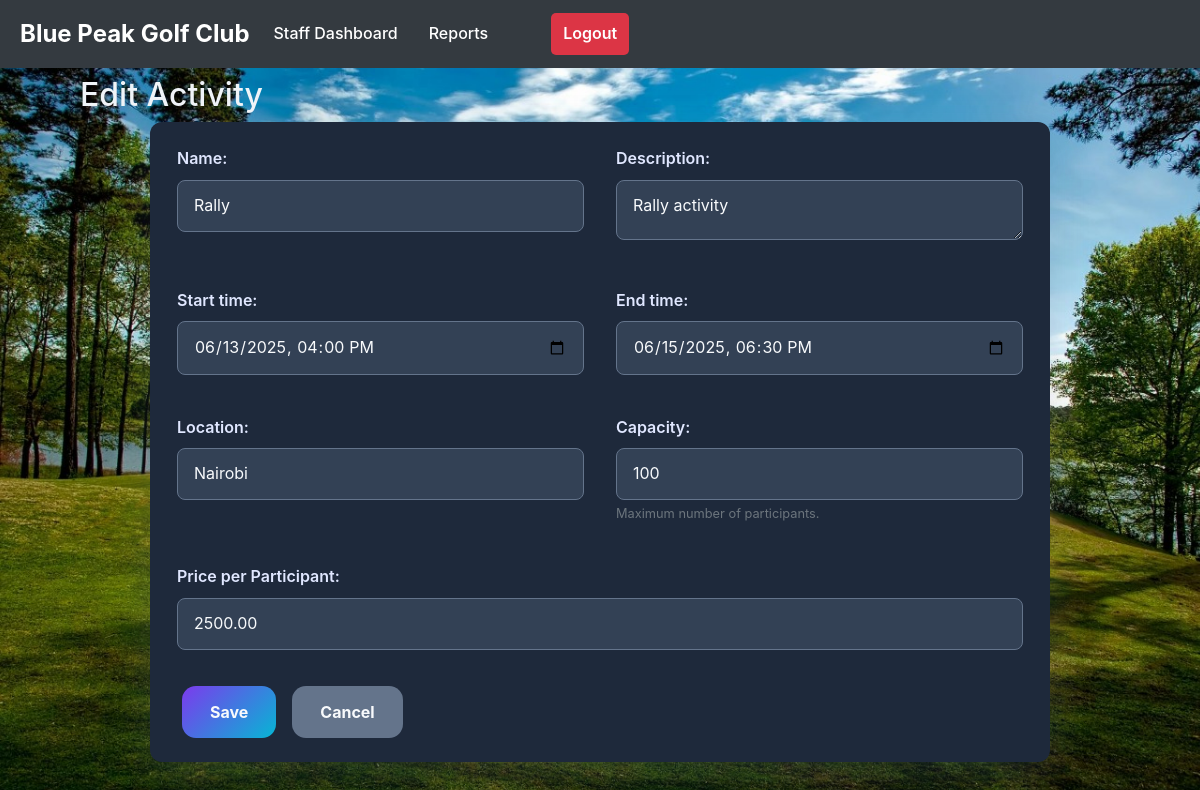
The app's page /staff/activities/update/1/ (signed in) with its own data.
### reserve/models.py (models this page shows, shortened)
class Activity(models.Model):
    name = models.CharField(max_length=200)
    description = models.TextField(blank=True)
    start_time = models.DateTimeField()
    end_time = models.DateTimeField()
    location = models.CharField(max_length=200, blank=True)
    capacity = models.PositiveIntegerField(null=True, blank=True, help_text="Maximum number of participants.")
    price = models.DecimalField(max_digits=10, decimal_places=2, default=0.00, verbose_name="Price per Participant")
    class Meta:
        verbose_name = 'Activity'
        verbose_name_plural = 'Activities'
        ordering = ['start_time']

### reserve/views.py (the view)
# urls.py: path('staff/activities/update/<int:pk>/', views.activity_update, name='activity_update'),
@login_required
@user_passes_test(is_staff)
def activity_update(request, pk):
    activity = get_object_or_404(Activity, pk=pk)
    if request.method == 'POST':
        form = ActivityForm(request.POST, instance=activity)
        if form.is_valid():
            form.save()
            messages.success(request, "Activity updated successfully.")
            return redirect('activity_list')
    else:
        form = ActivityForm(instance=activity)
    return render(request, 'staff/activity/activity_form.html', {'form': form})

### reserve/forms.py
class ActivityForm(forms.ModelForm):
    class Meta:
        model = Activity
        fields = '__all__'
        widgets = {
            'start_time': forms.DateTimeInput(attrs={'type': 'datetime-local'}),
            'end_time': forms.DateTimeInput(attrs={'type': 'datetime-local'}),
            'capacity': forms.NumberInput(attrs={'min': 1}),
            'price': forms.NumberInput(attrs={'min': 0}),
        }

### reserve/views.py (called while the page is built)
def is_staff(user):
    return user.is_staff  # Or any other criteria for staff

### reserve/templates/staff/activity/activity_form.html (shortened to what this page needs)
{% extends "base.html" %}
{% block content %}
<h2>{% if form.instance.pk %}Edit Activity{% else %}Create Activity{% endif %}</h2>
<form method="post" class="activity-form" novalidate>
    <div class="form-row">
        {% for field in form %}
        <div class="form-group flex-item">
            {{ field.label_tag }}
            <div class="input-wrapper">
                {{ field }}
            </div>
            {% if field.help_text %}
            <small class="form-text text-muted">{{ field.help_text }}</small>
            {% endif %}
        </div>
        {% endfor %}
    </div>
    <div class="form-actions">
        <button type="submit" class="btn btn-primary">Save</button>
        <a href="{% url 'activity_list' %}" class="btn btn-secondary">Cancel</a>
    </div>
</form>
{% endblock %}

### reserve/templates/staff/activity/activity_form.html (style rules this page uses)
.activity-form { max-width: 900px; margin: 0 auto; padding: 24px 32px; border-radius: 12px; background: #1e293b; box-shadow: 0 12px 40px rgba(100, 116, 139, 0.2); color: #f1f5f9; font-family: 'Inter', sans-serif; display: flex; flex-direction: column; height: 80vh; overflow-y: auto; }

### records on screen
Activity: form "Rally" "Rally activity" "06/13/2025 16:00" "06/15/2025 18:30" "Nairobi" "100" "2500.00"

### other values on screen
{{ field.label_tag }} "Name:" "Description:" "Start time:" "End time:" "Location:" "Capacity:" "Price per Participant:"
{{ field.help_text }} "Maximum number of participants."
